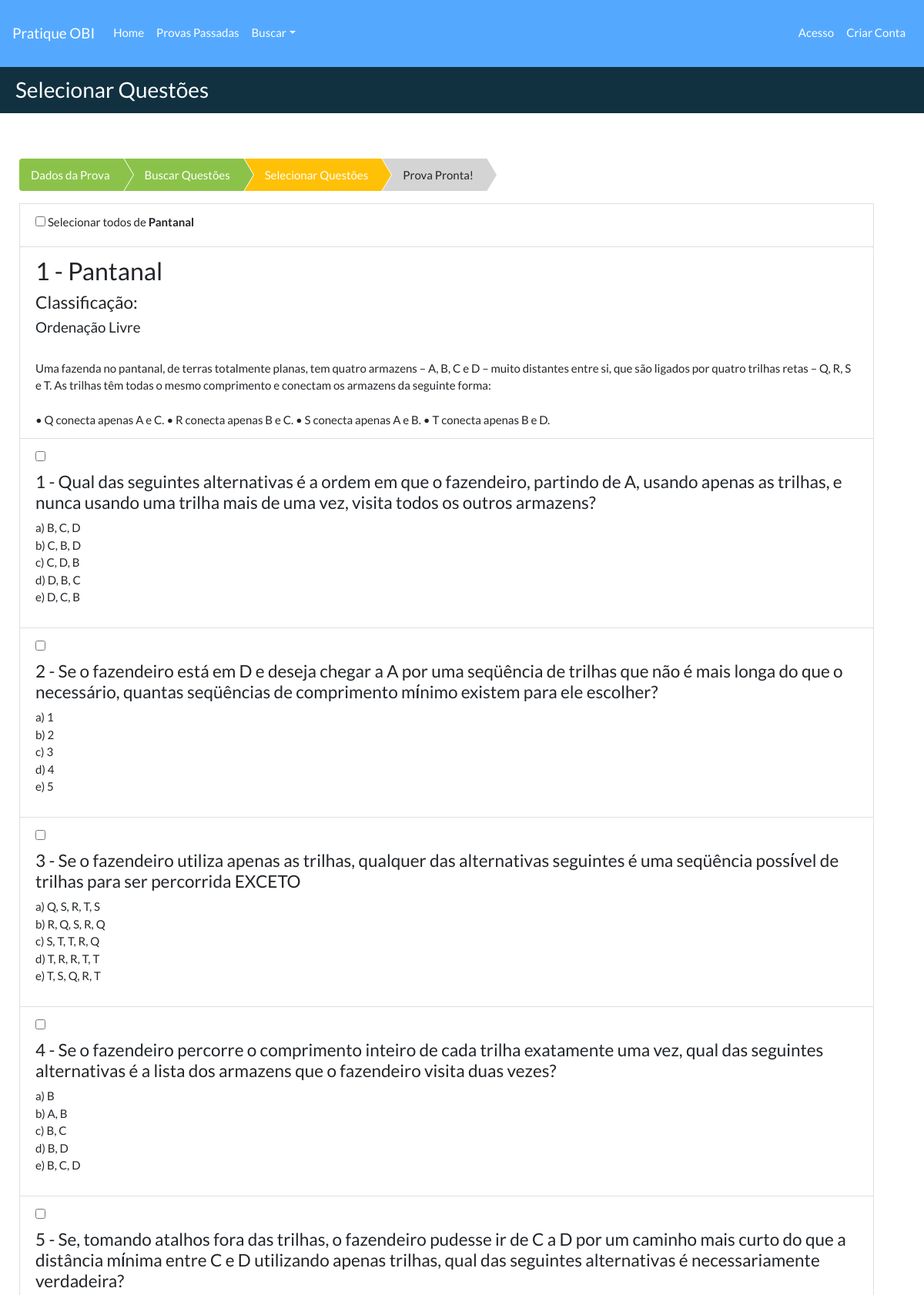
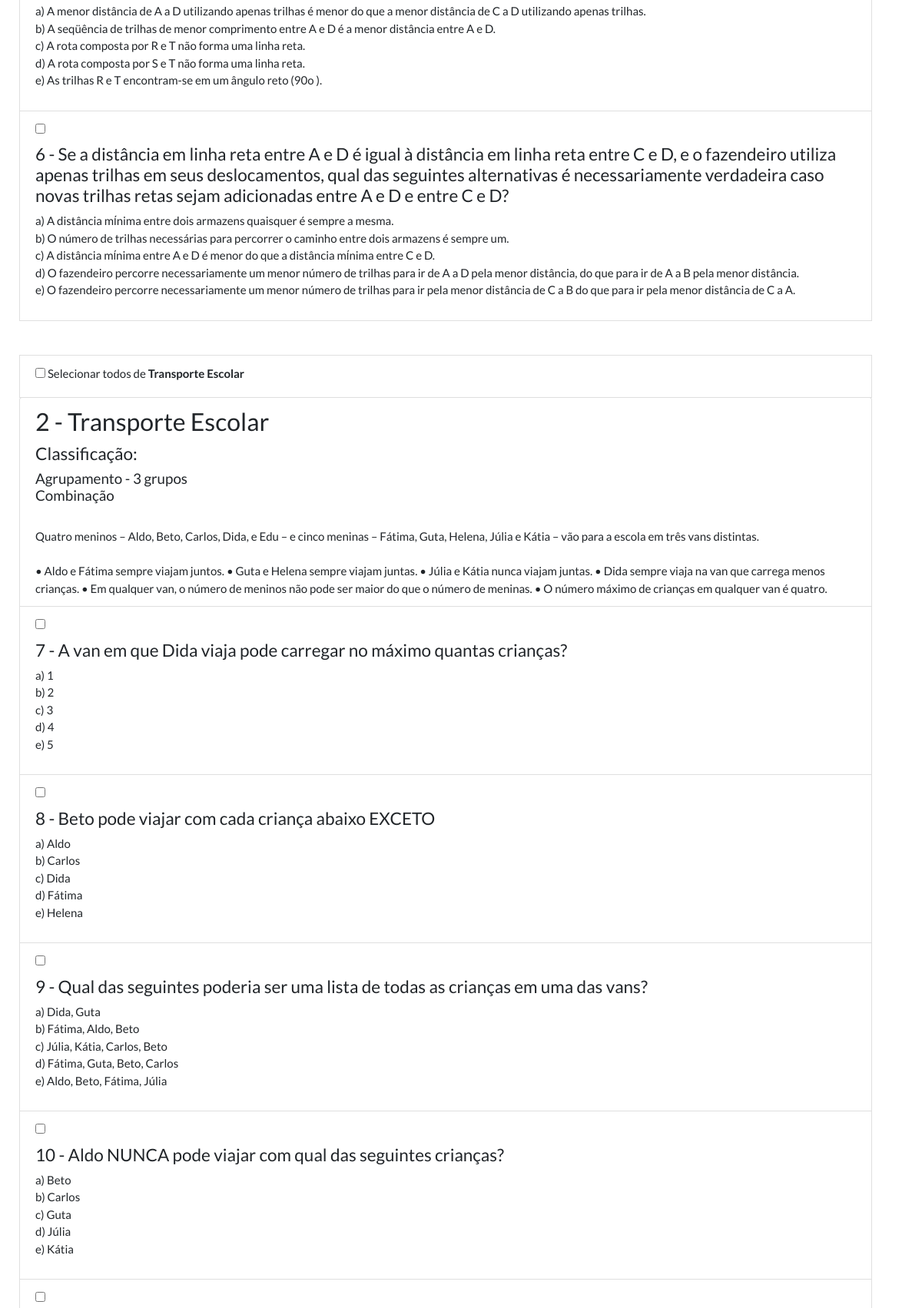
/usuario/minhasprovas/editar/6/adquestoes/6/ (upper part), run on the app's committed database (2 pictures, top to bottom).
### provasobi/models.py (models this page shows, shortened)
class Problema(models.Model):
    codproblema = models.AutoField(db_column='codProblema', primary_key=True)
    numeroproblema = models.PositiveIntegerField(db_column='numeroProblema',
                                                 validators=[MinValueValidator(1)])
    tituloproblema = models.TextField(db_column='tituloProblema', blank=True, null=True)
    enunciadoproblema = models.TextField(db_column='enunciadoProblema', blank=True, null=True)
    regrasproblema = models.TextField(db_column='regrasProblema', blank=True, null=True)
    imgproblema = models.TextField(db_column='imgProblema', blank=True, null=True, default='')
    codprova = models.ForeignKey('Prova', models.CASCADE, db_column='codProva', blank=True, null=True)
    classificacao = models.ManyToManyField('Classificacao', blank=True)
    def recorte(self, filename):
        return 'problema/' + str(self.codprova.codprova) + '.' + filename.split('.')[-1]
    image = models.ImageField('Recorte', upload_to=recorte, blank=True, null=True)
    class Meta:
        managed = True
        db_table = 'problema'
        unique_together = ['codprova', 'tituloproblema']

class Classificacao(models.Model):
    codclassificacao = models.AutoField(db_column='codClassificacao', primary_key=True)
    tituloclassificacao = models.TextField(db_column='tituloClassificacao', blank=True, null=True)
    class Meta:
        managed = True
        db_table = 'classificacao'
        verbose_name_plural = 'Classificações'
        verbose_name = 'Classificação'

class Questao(models.Model):
    codquestao = models.AutoField(db_column='codQuestao', primary_key=True)  # Field name made lowercase.
    numeroquestao = models.PositiveIntegerField(db_column='numeroQuestao',
                                                validators=[MinValueValidator(1)])  # Field name made lowercase.
    enunciadoquestao = models.TextField(db_column='enunciadoQuestao', blank=True,
                                        null=True)  # Field name made lowercase.
    alternativas = models.TextField('Alternativas', null=True, blank=True)
    gabaritoquestao = models.CharField(db_column='gabaritoQuestao', max_length=10, blank=True, null=True)
    imgquestao = models.CharField(db_column='imgQuestao', max_length=300, blank=True, null=True, default='')
    codproblema = models.ForeignKey(Problema, models.CASCADE, db_column='codProblema', blank=True, null=True,
                                    related_name="cod_problemas_questao")
    explicativo = models.TextField('Explicação', null=True, blank=True)
    explicativo_imagem = models.ImageField('Imagem Explicativa ', null=True, blank=True)
    def recorte(self, filename):
        return 'questao/' + str(self.codproblema.codproblema) + '.' + filename.split('.')[-1]
    image = models.ImageField('Recorte', upload_to=recorte, null=True, blank=True)
    class Meta:
        managed = True
        db_table = 'questao'
        verbose_name_plural = 'Questões'
        verbose_name = 'Questão'
        unique_together = ['codproblema', 'numeroquestao']
    def get_alternativas(self):
        data = []
        letras = ['a', 'b', 'c', 'd', 'e']
        i = 0
        alternativas = self.alternativas.split('|')
        for alternativa in alternativas:
            data.append({'letraalternativa': letras[i], 'textoalternativa': alternativas[i]})
            i += 1
        return data

### usuarios/views.py (the view)
# urls.py: path('minhasprovas/editar/<int:codprova>/adquestoes/<int:pk>/', questoes_add, name='questoes_add'),
def questoes_add(request, codprova, pk):
    if request.method == "POST":
        provaperson = get_object_or_404(ProvaPerson, pk=codprova, autor=request.user.profile)
        id_questoes = request.POST.getlist('checks')
        for q in id_questoes:
            provaperson.questoes.add(q)
        return provaperson_pronta(request, codprova)
    else:
        problemas = Problema.objects.all().select_related('codprova').filter(codprova=pk)
        id_prob = []
        for p in problemas:
            id_prob.append(p)
        questoes = Questao.objects.all().select_related('codproblema').filter(codproblema__in=id_prob).order_by(
            'numeroquestao')  # .filter(codproblema__in=id_questoes)
        init = []
        end = []
        count = 0
        for p in problemas:
            init.append(questoes[count].numeroquestao)
            for q in questoes:
                if q.codproblema.codproblema == p.codproblema:
                    count = count + 1
            end.append(questoes[count - 1].numeroquestao)
    return render(request, 'novasprovas/addquestoes_select.html',
                  {'problemas': problemas, 'questoes': questoes, 'pk': pk,
                   'codprova': codprova, 'init': init, 'end': end})

### templates/novasprovas/addquestoes_select.html (shortened to what this page needs)
{% extends './addquestoes_resultado.html' %}
{% load static %}
{% block titulo %}
    Selecionar Questões
{% endblock %}
{% block container %}
    <link href="{% static 'css/breadcrumb.css' %}" rel="stylesheet">
    <br class="list-group">
    <ul class="breadcrumb">
        <li class="completed"><a href="{% url 'usuarios_obi:provaperson' %}">Dados da Prova</a></li>
        <li class="completed"><a href="{% url 'usuarios_obi:questoes_busca' codprova %}">Buscar Questões</a></li>
        <li class="active"><a href="">Selecionar Questões</a></li>
        <li><a>Prova Pronta!</a></li>
    </ul>
    <form method="POST" class="post-form">{% csrf_token %}
        {% for prob in problemas %}
            <a class="list-group-item">
                <div class="checkbox pull-left">
                    <label><input type="checkbox" onclick="toggle(this, {{ forloop.counter }}, {{ init }}, {{ end }})">
                        Selecionar todos de <b>{{ prob.tituloproblema }}</b></label>
                </div>
                <div class="pull-left form-control-inline">
                    <h3 class="list-group-item-heading">{{ prob.numeroproblema }} - {{ prob.tituloproblema }}</h3>
                    <h4>Classificação:</h4>
                    <h5>{% for f in prob.classificacao.all %}
                        {{ f.tituloclassificacao }}<br>
                    {% endfor %}</h5>
                    <br/>{{ prob.enunciadoproblema }}</br>
                    {% if prob.regrasproblema %}
                        <br>{{ prob.regrasproblema }}<br>
                    {% endif %}
                    {% if prob.imgproblema %}
                        {% load static %}
                    {% endif %}
                    {% for q in questoes %}
                        {% if q.codproblema.codproblema == prob.codproblema %}
                            <a class="list-group-item">
                                <div class="checkbox pull-left">
                                    <label>
                                        <input type="checkbox" name="checks" value="{{ q.codquestao }}"
                                               id="{{ q.codproblema.codproblema }}">
                                    </label>
                                </div>
                                <div class="pull-left form-control-inline">
                                    <h4 class="list-group-item-heading">{{ q.numeroquestao }}
                                        - {{ q.enunciadoquestao }}</h4>
                                    <p class="list-group-item-text">
                                        {% if q.imgquestao %}
                                            {% load static %}
                                        {% endif %}
                                        {% for a in q.get_alternativas %}
                                            {{ a.letraalternativa }}) {{ a.textoalternativa }} </br>
                                        {% endfor %}
                                    </p>
                                </div>
                            </a>
                        {% endif %}
                    {% endfor %}
                    <br class="pull-left form-control-inline"></br>
                </div>
            </a>
        {% endfor %}
    </form>
{% endblock %}

### static/css/breadcrumb.css (style rules this page uses)
.breadcrumb li a { color: #0C355E; text-decoration: none; background-color: rgb(212, 212, 212); -webkit-text-decoration-skip: objects; }
.breadcrumb { padding: 0px; background: transparent; list-style: none; overflow: hidden; margin-top: 20px; }
.breadcrumb>li+li:before { padding: 0; }
.breadcrumb li { float: left; }
.breadcrumb li:last-child a::before { content: none; }
.breadcrumb li.active a { background: brown; background: #ffc107 ; }
.breadcrumb li.completed a { background: brown; background: #8bc34a; }
.breadcrumb li.active a:after { border-left: 30px solid #ffc107 ; }
.breadcrumb li.completed a:after { border-left: 30px solid #8bc34a; }
.breadcrumb li a { color: white; text-decoration: none; padding: 10px 0 10px 45px; position: relative; display: block; float: left; }
.breadcrumb li a:after { content: " "; display: block; width: 0; height: 0; border-top: 50px solid transparent; border-bottom: 50px solid transparent; border-left: 30px solid hsla(0, 0%, 83%, 1); position: absolute; top: 50%; margin-top: -50px; left: 100%; z-index: 2; }
.breadcrumb li a:before { content: " "; display: block; width: 0; height: 0; border-top: 50px solid transparent; border-bottom: 50px solid transparent; border-left: 30px solid white; position: absolute; top: 50%; margin-top: -50px; margin-left: 1px; left: 100%; z-index: 1; }
.breadcrumb li:first-child a { padding-left: 15px; }

### data on the page
Problema: tituloproblema "Pantanal", numeroproblema "1", enunciadoproblema "Uma fazenda no pantanal, de terras totalmente planas, tem quatro armazens – A, B, C e D – muito distantes entre si, que são ligados por quatro trilhas retas – Q, R, S e T. As trilhas têm todas o mesmo comprimento e conectam os armazens da seguinte forma:", regrasproblema "• Q conecta apenas A e C. • R conecta apenas B e C. • S conecta apenas A e B. • T conecta apenas B e D."
Classificacao: tituloclassificacao "Ordenação Livre"
Questao: numeroquestao "1", enunciadoquestao "Qual das seguintes alternativas é a ordem em que o fazendeiro, partindo de A, usando apenas as trilhas, e nunca usando uma trilha mais de uma vez, visita todos os outros armazens?", letraalternativa "a" "b" "c" "d" "e", textoalternativa "B, C, D" "C, B, D" "C, D, B" "D, B, C" "D, C, B"
Questao: numeroquestao "2", enunciadoquestao "Se o fazendeiro está em D e deseja chegar a A por uma seqüência de trilhas que não é mais longa do que o necessário, quantas seqüências de comprimento mı́nimo existem para ele escolher?", letraalternativa "a" "b" "c" "d" "e", textoalternativa "1" "2" "3" "4" "5"
Questao: numeroquestao "3", enunciadoquestao "Se o fazendeiro utiliza apenas as trilhas, qualquer das alternativas seguintes é uma seqüência possı́vel de trilhas para ser percorrida EXCETO", letraalternativa "a" "b" "c" "d" "e", textoalternativa "Q, S, R, T, S" "R, Q, S, R, Q" "S, T, T, R, Q" "T, R, R, T, T" "T, S, Q, R, T"
Questao: numeroquestao "4", enunciadoquestao "Se o fazendeiro percorre o comprimento inteiro de cada trilha exatamente uma vez, qual das seguintes alternativas é a lista dos armazens que o fazendeiro visita duas vezes?", letraalternativa "a" "b" "c" "d" "e", textoalternativa "B" "A, B" "B, C" "B, D" "B, C, D"
Questao: numeroquestao "5", enunciadoquestao "Se, tomando atalhos fora das trilhas, o fazendeiro pudesse ir de C a D por um caminho mais curto do que a distância mı́nima entre C e D utilizando apenas trilhas, qual das seguintes alternativas é necessariamente verdadeira?", letraalternativa "a" "b" "c" "d" "e", textoalternativa "A menor distância de A a D utilizando apenas trilhas é menor do que a menor distância de C a D utilizando apenas trilhas." "A seqüência de trilhas de menor comprimento entre A e D é a menor distância entre A e D." "A rota composta por R e T não forma uma linha reta." "A rota composta por S e T não forma uma linha reta." "As trilhas R e T encontram-se em um ângulo reto (90o )."
Questao: numeroquestao "6", enunciadoquestao "Se a distância em linha reta entre A e D é igual à distância em linha reta entre C e D, e o fazendeiro utiliza apenas trilhas em seus deslocamentos, qual das seguintes alternativas é necessariamente verdadeira caso novas trilhas retas sejam adicionadas entre A e D e entre C e D?", letraalternativa "a" "b" "c" "d" "e", textoalternativa "A distância mı́nima entre dois armazens quaisquer é sempre a mesma." "O número de trilhas necessárias para percorrer o caminho entre dois armazens é sempre um." "A distância mı́nima entre A e D é menor do que a distância mı́nima entre C e D." "O fazendeiro percorre necessariamente um menor número de trilhas para ir de A a D pela menor distância, do que para ir de A a B pela menor distância." "O fazendeiro percorre necessariamente um menor número de trilhas para ir pela menor distância de C a B do que para ir pela menor distância de C a A."
Problema: tituloproblema "Transporte Escolar", numeroproblema "2", enunciadoproblema "Quatro meninos – Aldo, Beto, Carlos, Dida, e Edu – e cinco meninas – Fátima, Guta, Helena, Júlia e Kátia – vão para a escola em três vans distintas.", regrasproblema "• Aldo e Fátima sempre viajam juntos. • Guta e Helena sempre viajam juntas. • Júlia e Kátia nunca viajam juntas. • Dida sempre viaja na van que carrega menos crianças. • Em qualquer van, o número de meninos não pode ser maior do que o número de meninas. • O número máximo de crianças em qualquer van é quatro."
Classificacao: tituloclassificacao "Agrupamento - 3 grupos"
Classificacao: tituloclassificacao "Combinação"
Questao: numeroquestao "7", enunciadoquestao "A van em que Dida viaja pode carregar no máximo quantas crianças?", letraalternativa "a" "b" "c" "d" "e", textoalternativa "1" "2" "3" "4" "5"
Questao: numeroquestao "8", enunciadoquestao "Beto pode viajar com cada criança abaixo EXCETO", letraalternativa "a" "b" "c" "d" "e", textoalternativa "Aldo" "Carlos" "Dida" "Fátima" "Helena"
Questao: numeroquestao "9", enunciadoquestao "Qual das seguintes poderia ser uma lista de todas as crianças em uma das vans?", letraalternativa "a" "b" "c" "d" "e", textoalternativa "Dida, Guta" "Fátima, Aldo, Beto" "Júlia, Kátia, Carlos, Beto" "Fátima, Guta, Beto, Carlos" "Aldo, Beto, Fátima, Júlia"
Questao: numeroquestao "10", enunciadoquestao "Aldo NUNCA pode viajar com qual das seguintes crianças?", letraalternativa "a" "b" "c" "d" "e", textoalternativa "Beto" "Carlos" "Guta" "Júlia" "Kátia"
